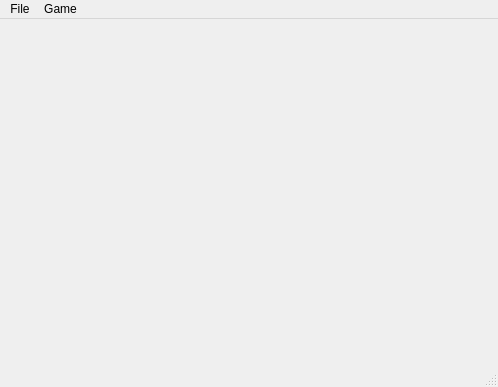
<ui version="4.0" >
 <class>MainWindow</class>
 <widget class="QMainWindow" name="MainWindow" >
  <property name="sizePolicy" >
   <sizepolicy vsizetype="Preferred" hsizetype="Preferred" >
    <horstretch>0</horstretch>
    <verstretch>0</verstretch>
   </sizepolicy>
  </property>
  <property name="minimumSize" >
   <size>
    <width>498</width>
    <height>387</height>
   </size>
  </property>
  <property name="maximumSize" >
   <size>
    <width>16777215</width>
    <height>16777215</height>
   </size>
  </property>
  <property name="windowTitle" >
   <string>Netwars</string>
  </property>
  <widget class="QWidget" name="centralwidget" >
   <layout class="QHBoxLayout" name="horizontalLayout" >
    <item>
     <widget class="MapWidget" native="1" name="drawingArea" >
      <property name="minimumSize" >
       <size>
        <width>480</width>
        <height>320</height>
       </size>
      </property>
      <property name="maximumSize" >
       <size>
        <width>480</width>
        <height>320</height>
       </size>
      </property>
     </widget>
    </item>
   </layout>
  </widget>
  <widget class="QMenuBar" name="menubar" >
   <property name="geometry" >
    <rect>
     <x>0</x>
     <y>0</y>
     <width>498</width>
     <height>26</height>
    </rect>
   </property>
   <widget class="QMenu" name="menuFile" >
    <property name="title" >
     <string>File</string>
    </property>
    <addaction name="actionNewGame" />
    <addaction name="separator" />
    <addaction name="actionQuit" />
   </widget>
   <widget class="QMenu" name="menuGame" >
    <property name="title" >
     <string>Game</string>
    </property>
    <addaction name="actionEndTurn" />
   </widget>
   <addaction name="menuFile" />
   <addaction name="menuGame" />
  </widget>
  <widget class="QStatusBar" name="statusbar" />
  <action name="actionEndTurn" >
   <property name="text" >
    <string>End Turn</string>
   </property>
  </action>
  <action name="actionNewGame" >
   <property name="text" >
    <string>New Game</string>
   </property>
  </action>
  <action name="actionQuit" >
   <property name="text" >
    <string>Quit</string>
   </property>
  </action>
 </widget>
 <customwidgets>
  <customwidget>
   <class>MapWidget</class>
   <extends>QWidget</extends>
   <header>MapWidget.h</header>
   <container>1</container>
  </customwidget>
 </customwidgets>
 <resources/>
 <connections>
  <connection>
   <sender>actionQuit</sender>
   <signal>triggered()</signal>
   <receiver>MainWindow</receiver>
   <slot>close()</slot>
   <hints>
    <hint type="sourcelabel" >
     <x>-1</x>
     <y>-1</y>
    </hint>
    <hint type="destinationlabel" >
     <x>248</x>
     <y>193</y>
    </hint>
   </hints>
  </connection>
 </connections>
</ui>
